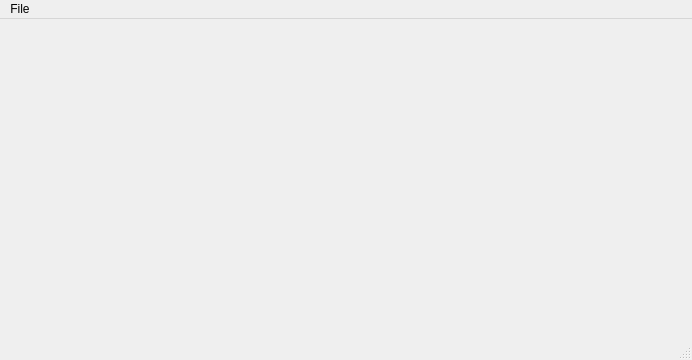
<?xml version="1.0" encoding="UTF-8"?>
<ui version="4.0">
 <class>ar</class>
 <widget class="QMainWindow" name="ar">
  <property name="geometry">
   <rect>
    <x>0</x>
    <y>0</y>
    <width>692</width>
    <height>360</height>
   </rect>
  </property>
  <property name="windowTitle">
   <string>MainWindow</string>
  </property>
  <widget class="QWidget" name="centralwidget">
   <layout class="QVBoxLayout" name="verticalLayout">
    <item>
     <widget class="QLabel" name="label">
      <property name="text">
       <string/>
      </property>
      <property name="pixmap">
       <pixmap>../0527140208_resized.jpg</pixmap>
      </property>
     </widget>
    </item>
   </layout>
  </widget>
  <widget class="QStatusBar" name="statusbar"/>
  <widget class="QMenuBar" name="menubar">
   <property name="geometry">
    <rect>
     <x>0</x>
     <y>0</y>
     <width>692</width>
     <height>22</height>
    </rect>
   </property>
   <widget class="QMenu" name="menuFile">
    <property name="title">
     <string>File</string>
    </property>
    <widget class="QMenu" name="menuOpen">
     <property name="title">
      <string>Open</string>
     </property>
     <addaction name="action_edf_files"/>
     <addaction name="action_eeg_acc_tri_file"/>
    </widget>
    <addaction name="menuOpen"/>
    <addaction name="separator"/>
   </widget>
   <addaction name="menuFile"/>
  </widget>
  <action name="actionExit">
   <property name="text">
    <string>Exit</string>
   </property>
  </action>
  <action name="action_edf_files">
   <property name="text">
    <string>.edf file</string>
   </property>
  </action>
  <action name="action_eeg_acc_tri_file">
   <property name="text">
    <string>.eeg/.acc/.tri file</string>
   </property>
  </action>
 </widget>
 <resources/>
 <connections/>
</ui>
